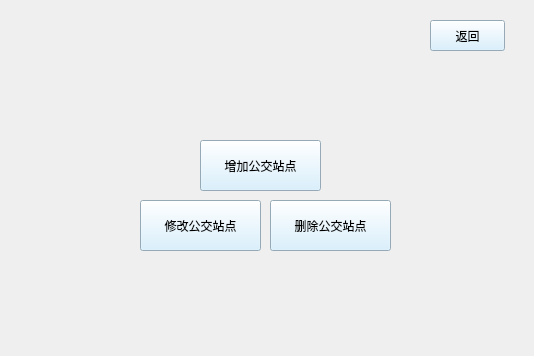
<?xml version="1.0" encoding="UTF-8"?>
<ui version="4.0">
 <class>stop_man</class>
 <widget class="QWidget" name="stop_man">
  <property name="geometry">
   <rect>
    <x>0</x>
    <y>0</y>
    <width>534</width>
    <height>356</height>
   </rect>
  </property>
  <property name="minimumSize">
   <size>
    <width>534</width>
    <height>356</height>
   </size>
  </property>
  <property name="maximumSize">
   <size>
    <width>534</width>
    <height>356</height>
   </size>
  </property>
  <property name="windowTitle">
   <string>Form</string>
  </property>
  <property name="styleSheet">
   <string notr="true">#stop_man{image: url(:/new/prefix1/bus.jpg);}</string>
  </property>
  <widget class="QPushButton" name="pushButton">
   <property name="geometry">
    <rect>
     <x>200</x>
     <y>140</y>
     <width>121</width>
     <height>51</height>
    </rect>
   </property>
   <property name="minimumSize">
    <size>
     <width>121</width>
     <height>51</height>
    </size>
   </property>
   <property name="maximumSize">
    <size>
     <width>121</width>
     <height>51</height>
    </size>
   </property>
   <property name="styleSheet">
    <string notr="true">background-color: rgb(208, 237, 255);</string>
   </property>
   <property name="text">
    <string>增加公交站点</string>
   </property>
  </widget>
  <widget class="QPushButton" name="pushButton_2">
   <property name="geometry">
    <rect>
     <x>270</x>
     <y>200</y>
     <width>121</width>
     <height>51</height>
    </rect>
   </property>
   <property name="styleSheet">
    <string notr="true">background-color: rgb(208, 237, 255);</string>
   </property>
   <property name="text">
    <string>删除公交站点</string>
   </property>
  </widget>
  <widget class="QPushButton" name="pushButton_3">
   <property name="geometry">
    <rect>
     <x>140</x>
     <y>200</y>
     <width>121</width>
     <height>51</height>
    </rect>
   </property>
   <property name="styleSheet">
    <string notr="true">background-color: rgb(208, 237, 255);</string>
   </property>
   <property name="text">
    <string>修改公交站点</string>
   </property>
  </widget>
  <widget class="QPushButton" name="pushButton_4">
   <property name="geometry">
    <rect>
     <x>430</x>
     <y>20</y>
     <width>75</width>
     <height>31</height>
    </rect>
   </property>
   <property name="styleSheet">
    <string notr="true">background-color: rgb(208, 237, 255);</string>
   </property>
   <property name="text">
    <string>返回</string>
   </property>
  </widget>
 </widget>
 <resources/>
 <connections/>
</ui>
